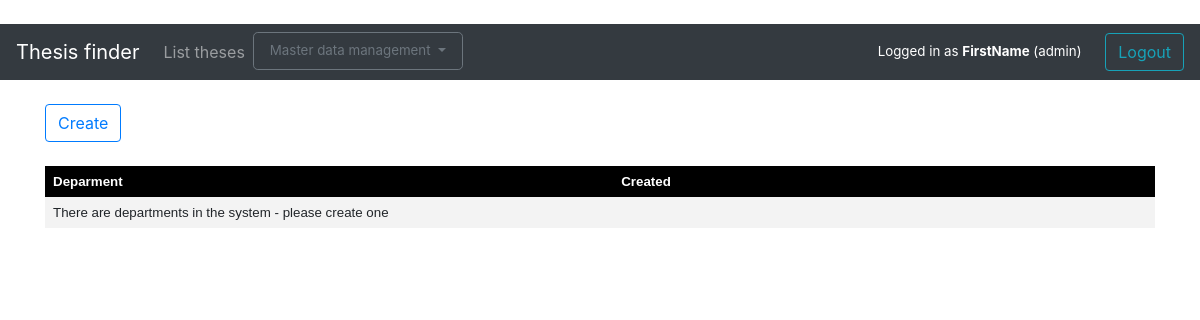
/departments (signed in), run on an earlier commit of the app's database.
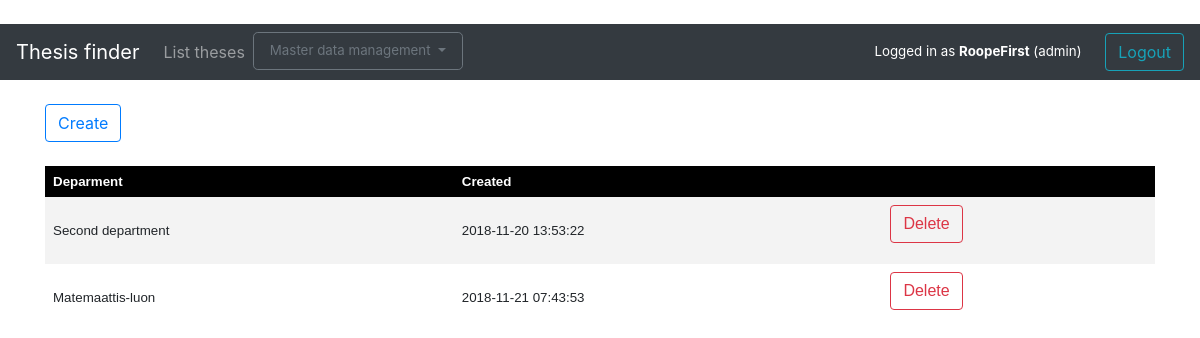
And on a later commit of the database.
### application/auth/models.py (models this page shows, shortened)
class User(Base):
    __tablename__ = "account"
    userID = db.Column(db.String(100), primary_key=True, nullable=False)
    firstName = db.Column(db.String(144), nullable=False)
    lastName = db.Column(db.String(144), nullable=False)
    password = db.Column(db.String(144), nullable=False)
    admin = db.Column(db.Integer)
    department = db.Column(db.Integer, db.ForeignKey('department.departmentID'),
                           nullable=True)
    theses = db.relationship("Thesis", backref='account', lazy=True)

### application/departments/models.py (models this page shows, shortened)
class Dept(Base):
    __tablename__ = "department"
    departmentID = db.Column(db.Integer, primary_key=True)
    name = db.Column(db.String(144), nullable=False)
    accounts = db.relationship("User", backref='user_department', lazy=True)

### application/departments/views.py (the view)
@app.route("/departments", methods=["GET"])
def depts_index():
    return render_template("departments/list.html", depts = Dept.query.all())

### application/__init__.py (called while the page is built)
@login_manager.user_loader
def load_user(user_id):
    return User.query.get(user_id)

### application/templates/departments/list.html
{% extends "layout.html" %}
{% block body %}
    {% if (current_user.admin) %}
<a class="btn btn-outline-primary" href=" {{ url_for('dept_form') }} " role="button">Create</a><br /><br />
<table>
    <tr>
        <th>Deparment</th>
        <th>Created</th>
        <th></th>
    </tr>
      {% if depts|length < 1 %}
      <tr>
          <td colspan="4">There are departments in the system - please create one</td>
      </tr>
    {% else %}
    {% for dept in depts %}
    <tr>
        <td>{{ dept.name }}</td>
        <td>{{ dept.createdOn }}</td>
        <td>
            <form method="POST" action="{{ url_for('dept_delete', dept_id=dept.departmentID) }}">
                <input class="btn btn-outline-danger" type="submit" value="Delete">
            </form>
        </td>
    </tr>
    {% endfor %}
    {% endif %}
      {% endif %}
</table>
{% endblock %}

### application/templates/layout.html (shortened to what this page needs)
﻿<!DOCTYPE html>
  <html>
  <head>
      <link rel="stylesheet" href="https://maxcdn.bootstrapcdn.com/bootstrap/4.0.0/css/bootstrap.min.css">
      <link rel="stylesheet" href="{{url_for('static', filename='chosen/chosen.css')}}">
  </head>
    <body>
        <nav class="navbar navbar-expand-md navbar-dark bg-dark mb-4">
            <a class="navbar-brand" href="/">Thesis finder</a>
            <div class="collapse navbar-collapse" id="navbarCollapse">
                <ul class="navbar-nav mr-auto">
                    <li class="nav-item">
                        <a class="nav-link" href="{{ url_for('theses_index') }} ">List theses</a>
                    </li>
                   {% if current_user.admin %}
                    <li class="nav-item">
                        <div class="dropdown">
                            <button class="btn btn-outline-secondary btn-lg dropdown-toggle" type="button" id="dropdownMenuButton" data-toggle="dropdown" aria-haspopup="true" aria-expanded="false">
                                Master data management
                            </button>
                        </div>
                    </li>
                        {% endif %}
</ul>
                <div class="login">
                    {% if current_user.is_authenticated %}
                    Logged in as <b>{{ current_user.firstName }}</b>
                        {% if current_user.admin %}
                            (admin)
                        {% else %}
                            (supervisor)<span style="display:inline-block; width: 20px;"></span>
                        {% endif %}
                           <a class="btn btn-outline-info" href="{{ url_for('auth_logout') }}" role="button">Logout</a>
                    {% else %}
                            <a class="btn btn-outline-info" href="{{ url_for('auth_login') }}" role="button">Login</a>
                    {% endif %}
                </div>
            </div>
        </nav>
        <main role="main" class="container">
            {% block body %}{% endblock %}
        </main>
    </body>
  </html>

What changed in the data, as far as the page shows it:
changed User: firstName "FirstName" → "RoopeFirst"
added Dept: name "Second department", createdOn "2018-11-20 13:53:22"
added Dept: name "Matemaattis-luon", createdOn "2018-11-21 07:43:53"
Also different on the page:
text no longer shown: "There are departments in the system - please create one"
